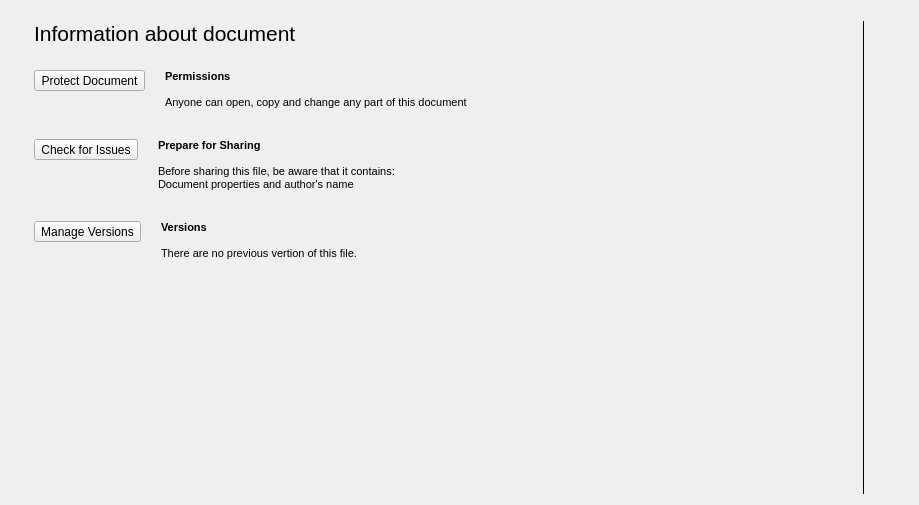
<?xml version="1.0" encoding="UTF-8"?>
<ui version="4.0">
 <class>InfoPage</class>
 <widget class="Qtitan::RibbonBackstagePage" name="InfoPage">
  <property name="geometry">
   <rect>
    <x>0</x>
    <y>0</y>
    <width>919</width>
    <height>505</height>
   </rect>
  </property>
  <property name="sizePolicy">
   <sizepolicy hsizetype="Minimum" vsizetype="Minimum">
    <horstretch>0</horstretch>
    <verstretch>0</verstretch>
   </sizepolicy>
  </property>
  <property name="minimumSize">
   <size>
    <width>637</width>
    <height>401</height>
   </size>
  </property>
  <property name="maximumSize">
   <size>
    <width>16777215</width>
    <height>16777215</height>
   </size>
  </property>
  <property name="windowTitle">
   <string>Info</string>
  </property>
  <property name="layoutDirection">
   <enum>Qt::LeftToRight</enum>
  </property>
  <layout class="QHBoxLayout" name="horizontalLayout_2">
   <item>
    <layout class="QHBoxLayout" name="horizontalLayout" stretch="0,0,0">
     <property name="spacing">
      <number>18</number>
     </property>
     <property name="leftMargin">
      <number>0</number>
     </property>
     <property name="topMargin">
      <number>10</number>
     </property>
     <property name="rightMargin">
      <number>18</number>
     </property>
     <property name="bottomMargin">
      <number>0</number>
     </property>
     <item>
      <layout class="QVBoxLayout" name="verticalLayout_2">
       <property name="spacing">
        <number>12</number>
       </property>
       <property name="leftMargin">
        <number>23</number>
       </property>
       <item>
        <widget class="QLabel" name="label_5">
         <property name="sizePolicy">
          <sizepolicy hsizetype="Fixed" vsizetype="Fixed">
           <horstretch>0</horstretch>
           <verstretch>0</verstretch>
          </sizepolicy>
         </property>
         <property name="text">
          <string>&lt;!DOCTYPE HTML PUBLIC &quot;-//W3C//DTD HTML 4.0//EN&quot; &quot;http://www.w3.org/TR/REC-html40/strict.dtd&quot;&gt;
&lt;html&gt;&lt;head&gt;&lt;meta name=&quot;qrichtext&quot; content=&quot;1&quot; /&gt;&lt;style type=&quot;text/css&quot;&gt;
p, li { white-space: pre-wrap; }
&lt;/style&gt;&lt;/head&gt;&lt;body style=&quot; font-family:'MS Shell Dlg 2'; font-size:8.25pt; font-weight:400; font-style:normal;&quot;&gt;
&lt;p style=&quot; margin-top:0px; margin-bottom:0px; margin-left:0px; margin-right:0px; -qt-block-indent:0; text-indent:0px;&quot;&gt;&lt;span style=&quot; font-size:16pt;&quot;&gt;Information about document&lt;/span&gt;&lt;/p&gt;&lt;/body&gt;&lt;/html&gt;</string>
         </property>
         <property name="alignment">
          <set>Qt::AlignLeading|Qt::AlignLeft|Qt::AlignTop</set>
         </property>
        </widget>
       </item>
       <item>
        <widget class="Qtitan::RibbonBackstageSeparator" name="backstageSeparator"/>
       </item>
       <item>
        <layout class="QVBoxLayout" name="verticalLayout" stretch="0,0,0,0,1">
         <property name="spacing">
          <number>15</number>
         </property>
         <property name="sizeConstraint">
          <enum>QLayout::SetMinAndMaxSize</enum>
         </property>
         <property name="leftMargin">
          <number>0</number>
         </property>
         <item>
          <layout class="QFormLayout" name="formLayout_3">
           <property name="sizeConstraint">
            <enum>QLayout::SetMinAndMaxSize</enum>
           </property>
           <property name="fieldGrowthPolicy">
            <enum>QFormLayout::AllNonFixedFieldsGrow</enum>
           </property>
           <property name="horizontalSpacing">
            <number>20</number>
           </property>
           <item row="0" column="0">
            <widget class="Qtitan::RibbonBackstageButton" name="protectDocumentBut">
             <property name="sizePolicy">
              <sizepolicy hsizetype="Fixed" vsizetype="Fixed">
               <horstretch>0</horstretch>
               <verstretch>0</verstretch>
              </sizepolicy>
             </property>
             <property name="minimumSize">
              <size>
               <width>0</width>
               <height>0</height>
              </size>
             </property>
             <property name="maximumSize">
              <size>
               <width>16777215</width>
               <height>16777215</height>
              </size>
             </property>
             <property name="text">
              <string>Protect Document</string>
             </property>
             <property name="icon">
              <iconset resource="RibbonBackstageView.qrc">
               <normaloff>:/res/ProtectDocument.png</normaloff>:/res/ProtectDocument.png</iconset>
             </property>
             <property name="iconSize">
              <size>
               <width>32</width>
               <height>32</height>
              </size>
             </property>
             <property name="popupMode">
              <enum>QToolButton::InstantPopup</enum>
             </property>
             <property name="toolButtonStyle">
              <enum>Qt::ToolButtonTextUnderIcon</enum>
             </property>
            </widget>
           </item>
           <item row="0" column="1">
            <widget class="QLabel" name="label">
             <property name="sizePolicy">
              <sizepolicy hsizetype="Expanding" vsizetype="Fixed">
               <horstretch>0</horstretch>
               <verstretch>0</verstretch>
              </sizepolicy>
             </property>
             <property name="minimumSize">
              <size>
               <width>0</width>
               <height>0</height>
              </size>
             </property>
             <property name="maximumSize">
              <size>
               <width>16777215</width>
               <height>16777215</height>
              </size>
             </property>
             <property name="text">
              <string>&lt;!DOCTYPE HTML PUBLIC &quot;-//W3C//DTD HTML 4.0//EN&quot; &quot;http://www.w3.org/TR/REC-html40/strict.dtd&quot;&gt;
&lt;html&gt;&lt;head&gt;&lt;meta name=&quot;qrichtext&quot; content=&quot;1&quot; /&gt;&lt;style type=&quot;text/css&quot;&gt;
p, li { white-space: pre-wrap; }
&lt;/style&gt;&lt;/head&gt;&lt;body style=&quot; font-family:'MS Shell Dlg 2'; font-size:8pt; font-weight:400; font-style:normal;&quot;&gt;
&lt;p style=&quot; margin-top:0px; margin-bottom:0px; margin-left:0px; margin-right:0px; -qt-block-indent:0; text-indent:0px;&quot;&gt;&lt;span style=&quot; font-weight:600;&quot;&gt;Permissions&lt;/span&gt;&lt;span style=&quot; font-size:8.25pt;&quot;&gt; &lt;/span&gt;&lt;/p&gt;
&lt;p style=&quot;-qt-paragraph-type:empty; margin-top:0px; margin-bottom:0px; margin-left:0px; margin-right:0px; -qt-block-indent:0; text-indent:0px; font-weight:600;&quot;&gt;&lt;br /&gt;&lt;/p&gt;
&lt;p style=&quot; margin-top:0px; margin-bottom:0px; margin-left:0px; margin-right:0px; -qt-block-indent:0; text-indent:0px;&quot;&gt;Anyone can open, copy and change any part of this document&lt;/p&gt;&lt;/body&gt;&lt;/html&gt;</string>
             </property>
             <property name="textFormat">
              <enum>Qt::AutoText</enum>
             </property>
             <property name="scaledContents">
              <bool>false</bool>
             </property>
             <property name="alignment">
              <set>Qt::AlignLeading|Qt::AlignLeft|Qt::AlignTop</set>
             </property>
             <property name="wordWrap">
              <bool>true</bool>
             </property>
            </widget>
           </item>
          </layout>
         </item>
         <item>
          <widget class="Qtitan::RibbonBackstageSeparator" name="backstageSeparator_2"/>
         </item>
         <item>
          <layout class="QFormLayout" name="formLayout">
           <property name="sizeConstraint">
            <enum>QLayout::SetMinAndMaxSize</enum>
           </property>
           <property name="horizontalSpacing">
            <number>20</number>
           </property>
           <property name="verticalSpacing">
            <number>7</number>
           </property>
           <item row="0" column="0">
            <widget class="Qtitan::RibbonBackstageButton" name="checkIssuesBut">
             <property name="sizePolicy">
              <sizepolicy hsizetype="Fixed" vsizetype="Fixed">
               <horstretch>0</horstretch>
               <verstretch>0</verstretch>
              </sizepolicy>
             </property>
             <property name="minimumSize">
              <size>
               <width>0</width>
               <height>0</height>
              </size>
             </property>
             <property name="maximumSize">
              <size>
               <width>16777215</width>
               <height>16777215</height>
              </size>
             </property>
             <property name="text">
              <string>Check for Issues</string>
             </property>
             <property name="icon">
              <iconset resource="RibbonBackstageView.qrc">
               <normaloff>:/res/CheckIssues.png</normaloff>:/res/CheckIssues.png</iconset>
             </property>
             <property name="iconSize">
              <size>
               <width>32</width>
               <height>32</height>
              </size>
             </property>
             <property name="popupMode">
              <enum>QToolButton::InstantPopup</enum>
             </property>
             <property name="toolButtonStyle">
              <enum>Qt::ToolButtonTextUnderIcon</enum>
             </property>
            </widget>
           </item>
           <item row="0" column="1">
            <widget class="QLabel" name="label_2">
             <property name="sizePolicy">
              <sizepolicy hsizetype="Expanding" vsizetype="Fixed">
               <horstretch>0</horstretch>
               <verstretch>0</verstretch>
              </sizepolicy>
             </property>
             <property name="minimumSize">
              <size>
               <width>0</width>
               <height>0</height>
              </size>
             </property>
             <property name="maximumSize">
              <size>
               <width>16777215</width>
               <height>16777215</height>
              </size>
             </property>
             <property name="text">
              <string>&lt;!DOCTYPE HTML PUBLIC &quot;-//W3C//DTD HTML 4.0//EN&quot; &quot;http://www.w3.org/TR/REC-html40/strict.dtd&quot;&gt;
&lt;html&gt;&lt;head&gt;&lt;meta name=&quot;qrichtext&quot; content=&quot;1&quot; /&gt;&lt;style type=&quot;text/css&quot;&gt;
p, li { white-space: pre-wrap; }
&lt;/style&gt;&lt;/head&gt;&lt;body style=&quot; font-family:'MS Shell Dlg 2'; font-size:8.25pt; font-weight:400; font-style:normal;&quot;&gt;
&lt;p style=&quot; margin-top:0px; margin-bottom:0px; margin-left:0px; margin-right:0px; -qt-block-indent:0; text-indent:0px;&quot;&gt;&lt;span style=&quot; font-size:8pt; font-weight:600;&quot;&gt;Prepare for Sharing&lt;/span&gt; &lt;/p&gt;
&lt;p style=&quot;-qt-paragraph-type:empty; margin-top:0px; margin-bottom:0px; margin-left:0px; margin-right:0px; -qt-block-indent:0; text-indent:0px; font-size:8pt; font-weight:600;&quot;&gt;&lt;/p&gt;
&lt;p style=&quot; margin-top:0px; margin-bottom:0px; margin-left:0px; margin-right:0px; -qt-block-indent:0; text-indent:0px;&quot;&gt;&lt;span style=&quot; font-size:8pt;&quot;&gt;Before sharing this file, be aware that it contains:&lt;/span&gt;&lt;/p&gt;
&lt;p style=&quot; margin-top:0px; margin-bottom:0px; margin-left:0px; margin-right:0px; -qt-block-indent:0; text-indent:0px;&quot;&gt;&lt;span style=&quot; font-size:8pt;&quot;&gt;Document properties and author's name&lt;/span&gt;&lt;/p&gt;&lt;/body&gt;&lt;/html&gt;</string>
             </property>
             <property name="alignment">
              <set>Qt::AlignLeading|Qt::AlignLeft|Qt::AlignTop</set>
             </property>
             <property name="wordWrap">
              <bool>true</bool>
             </property>
            </widget>
           </item>
          </layout>
         </item>
         <item>
          <widget class="Qtitan::RibbonBackstageSeparator" name="backstageSeparator_3"/>
         </item>
         <item>
          <layout class="QFormLayout" name="formLayout_2">
           <property name="sizeConstraint">
            <enum>QLayout::SetMinimumSize</enum>
           </property>
           <property name="fieldGrowthPolicy">
            <enum>QFormLayout::AllNonFixedFieldsGrow</enum>
           </property>
           <property name="rowWrapPolicy">
            <enum>QFormLayout::DontWrapRows</enum>
           </property>
           <property name="formAlignment">
            <set>Qt::AlignLeading|Qt::AlignLeft|Qt::AlignTop</set>
           </property>
           <property name="horizontalSpacing">
            <number>20</number>
           </property>
           <property name="verticalSpacing">
            <number>0</number>
           </property>
           <property name="bottomMargin">
            <number>2</number>
           </property>
           <item row="0" column="0">
            <widget class="Qtitan::RibbonBackstageButton" name="mngVersionsBut">
             <property name="sizePolicy">
              <sizepolicy hsizetype="Fixed" vsizetype="Fixed">
               <horstretch>0</horstretch>
               <verstretch>0</verstretch>
              </sizepolicy>
             </property>
             <property name="minimumSize">
              <size>
               <width>0</width>
               <height>0</height>
              </size>
             </property>
             <property name="maximumSize">
              <size>
               <width>16777215</width>
               <height>16777215</height>
              </size>
             </property>
             <property name="text">
              <string>Manage Versions</string>
             </property>
             <property name="icon">
              <iconset resource="RibbonBackstageView.qrc">
               <normaloff>:/res/MngVersions.png</normaloff>:/res/MngVersions.png</iconset>
             </property>
             <property name="iconSize">
              <size>
               <width>32</width>
               <height>32</height>
              </size>
             </property>
             <property name="toolButtonStyle">
              <enum>Qt::ToolButtonTextUnderIcon</enum>
             </property>
            </widget>
           </item>
           <item row="0" column="1">
            <widget class="QLabel" name="label_3">
             <property name="sizePolicy">
              <sizepolicy hsizetype="Expanding" vsizetype="Ignored">
               <horstretch>0</horstretch>
               <verstretch>0</verstretch>
              </sizepolicy>
             </property>
             <property name="minimumSize">
              <size>
               <width>0</width>
               <height>0</height>
              </size>
             </property>
             <property name="maximumSize">
              <size>
               <width>16777215</width>
               <height>81</height>
              </size>
             </property>
             <property name="text">
              <string>&lt;!DOCTYPE HTML PUBLIC &quot;-//W3C//DTD HTML 4.0//EN&quot; &quot;http://www.w3.org/TR/REC-html40/strict.dtd&quot;&gt;
&lt;html&gt;&lt;head&gt;&lt;meta name=&quot;qrichtext&quot; content=&quot;1&quot; /&gt;&lt;style type=&quot;text/css&quot;&gt;
p, li { white-space: pre-wrap; }
&lt;/style&gt;&lt;/head&gt;&lt;body style=&quot; font-family:'MS Shell Dlg 2'; font-size:8.25pt; font-weight:400; font-style:normal;&quot;&gt;
&lt;p style=&quot; margin-top:0px; margin-bottom:0px; margin-left:0px; margin-right:0px; -qt-block-indent:0; text-indent:0px;&quot;&gt;&lt;span style=&quot; font-size:8pt; font-weight:600;&quot;&gt;Versions&lt;/span&gt; &lt;/p&gt;
&lt;p style=&quot;-qt-paragraph-type:empty; margin-top:0px; margin-bottom:0px; margin-left:0px; margin-right:0px; -qt-block-indent:0; text-indent:0px; font-size:8pt; font-weight:600;&quot;&gt;&lt;/p&gt;
&lt;p style=&quot; margin-top:0px; margin-bottom:0px; margin-left:0px; margin-right:0px; -qt-block-indent:0; text-indent:0px;&quot;&gt;&lt;span style=&quot; font-size:8pt;&quot;&gt;There are no previous vertion of this file.&lt;/span&gt;&lt;/p&gt;&lt;/body&gt;&lt;/html&gt;</string>
             </property>
             <property name="alignment">
              <set>Qt::AlignLeading|Qt::AlignLeft|Qt::AlignTop</set>
             </property>
             <property name="wordWrap">
              <bool>true</bool>
             </property>
            </widget>
           </item>
          </layout>
         </item>
        </layout>
       </item>
       <item>
        <spacer name="verticalSpacer">
         <property name="orientation">
          <enum>Qt::Vertical</enum>
         </property>
         <property name="sizeHint" stdset="0">
          <size>
           <width>20</width>
           <height>20</height>
          </size>
         </property>
        </spacer>
       </item>
      </layout>
     </item>
     <item>
      <widget class="Qtitan::RibbonBackstageSeparator" name="backstageSeparator_4">
       <property name="orientation">
        <enum>Qt::Vertical</enum>
       </property>
      </widget>
     </item>
     <item>
      <widget class="QLabel" name="label_4">
       <property name="sizePolicy">
        <sizepolicy hsizetype="Fixed" vsizetype="Expanding">
         <horstretch>0</horstretch>
         <verstretch>0</verstretch>
        </sizepolicy>
       </property>
       <property name="text">
        <string/>
       </property>
       <property name="pixmap">
        <pixmap resource="RibbonBackstageView.qrc">:/res/ScreenPreview.png</pixmap>
       </property>
       <property name="alignment">
        <set>Qt::AlignLeading|Qt::AlignLeft|Qt::AlignTop</set>
       </property>
      </widget>
     </item>
    </layout>
   </item>
  </layout>
 </widget>
 <customwidgets>
  <customwidget>
   <class>Qtitan::RibbonBackstageButton</class>
   <extends>QToolButton</extends>
   <header>QtnRibbonBackstageView.h</header>
  </customwidget>
  <customwidget>
   <class>Qtitan::RibbonBackstageSeparator</class>
   <extends>QFrame</extends>
   <header>QtnRibbonBackstageView.h</header>
   <container>1</container>
  </customwidget>
  <customwidget>
   <class>Qtitan::RibbonBackstagePage</class>
   <extends>QWidget</extends>
   <header>QtnRibbonBackstageView.h</header>
   <container>1</container>
  </customwidget>
 </customwidgets>
 <resources>
  <include location="RibbonBackstageView.qrc"/>
  <include location="RibbonBackstageView.qrc"/>
 </resources>
 <connections/>
</ui>
